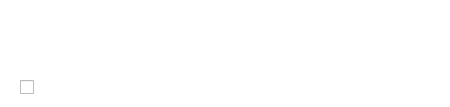
<?xml version="1.0" encoding="UTF-8"?>
<ui version="4.0">
 <class>DuplicatedNodeDialog</class>
 <widget class="QDialog" name="DuplicatedNodeDialog">
  <property name="geometry">
   <rect>
    <x>0</x>
    <y>0</y>
    <width>450</width>
    <height>103</height>
   </rect>
  </property>
  <property name="sizePolicy">
   <sizepolicy hsizetype="Fixed" vsizetype="Fixed">
    <horstretch>0</horstretch>
    <verstretch>0</verstretch>
   </sizepolicy>
  </property>
  <property name="minimumSize">
   <size>
    <width>450</width>
    <height>0</height>
   </size>
  </property>
  <property name="maximumSize">
   <size>
    <width>450</width>
    <height>16777215</height>
   </size>
  </property>
  <property name="windowTitle">
   <string notr="true"/>
  </property>
  <property name="styleSheet">
   <string notr="true">#DuplicatedNodeDialog{
background-color: white;
}

#wTitleHeader QLabel
{
    font-family: Lato;
    font-size: 13px;
    line-height: 16;
    color: #333333;
    font-weight: 400;
}

#lwNodeItems
{
    background-color: transparent;
}

#lDescription
{
    font-family: Lato;
    font-size: 16 px;
    color: #666666;
    font-weight: 600;
}

#lActionDescription
{
    font-family: Lato;
    font-size: 16 px;
    color: #333333;
    font-weight: 600;
}

#cbApplyToAll
{
    font-family: Lato;
    font-size: 13px;
    line-height: 16px;
    font-weight: 400;
    color: #3D3D3D;
}</string>
  </property>
  <layout class="QVBoxLayout" name="verticalLayout">
   <property name="spacing">
    <number>0</number>
   </property>
   <property name="sizeConstraint">
    <enum>QLayout::SetFixedSize</enum>
   </property>
   <property name="leftMargin">
    <number>0</number>
   </property>
   <property name="topMargin">
    <number>0</number>
   </property>
   <property name="rightMargin">
    <number>0</number>
   </property>
   <property name="bottomMargin">
    <number>0</number>
   </property>
   <item>
    <widget class="QWidget" name="wTitleHeader" native="true">
     <layout class="QHBoxLayout" name="horizontalLayout">
      <property name="spacing">
       <number>12</number>
      </property>
      <property name="leftMargin">
       <number>20</number>
      </property>
      <property name="topMargin">
       <number>20</number>
      </property>
      <property name="rightMargin">
       <number>12</number>
      </property>
      <property name="bottomMargin">
       <number>24</number>
      </property>
      <item>
       <widget class="QLabel" name="lIcon">
        <property name="minimumSize">
         <size>
          <width>24</width>
          <height>24</height>
         </size>
        </property>
        <property name="maximumSize">
         <size>
          <width>24</width>
          <height>24</height>
         </size>
        </property>
        <property name="text">
         <string notr="true"/>
        </property>
       </widget>
      </item>
      <item>
       <widget class="QLabel" name="lDescription">
        <property name="sizePolicy">
         <sizepolicy hsizetype="Expanding" vsizetype="Preferred">
          <horstretch>0</horstretch>
          <verstretch>0</verstretch>
         </sizepolicy>
        </property>
        <property name="text">
         <string/>
        </property>
        <property name="textFormat">
         <enum>Qt::RichText</enum>
        </property>
       </widget>
      </item>
     </layout>
    </widget>
   </item>
   <item>
    <widget class="QWidget" name="nodeItemsContainer" native="true">
     <property name="minimumSize">
      <size>
       <width>450</width>
       <height>0</height>
      </size>
     </property>
     <property name="maximumSize">
      <size>
       <width>450</width>
       <height>16777215</height>
      </size>
     </property>
     <layout class="QVBoxLayout" name="nodeItemsLayout">
      <property name="spacing">
       <number>11</number>
      </property>
      <property name="leftMargin">
       <number>0</number>
      </property>
      <property name="topMargin">
       <number>0</number>
      </property>
      <property name="rightMargin">
       <number>0</number>
      </property>
      <property name="bottomMargin">
       <number>0</number>
      </property>
     </layout>
    </widget>
   </item>
   <item>
    <spacer name="verticalSpacer">
     <property name="orientation">
      <enum>Qt::Vertical</enum>
     </property>
     <property name="sizeType">
      <enum>QSizePolicy::Fixed</enum>
     </property>
     <property name="sizeHint" stdset="0">
      <size>
       <width>0</width>
       <height>12</height>
      </size>
     </property>
    </spacer>
   </item>
   <item>
    <spacer name="verticalSpacer_2">
     <property name="orientation">
      <enum>Qt::Vertical</enum>
     </property>
     <property name="sizeHint" stdset="0">
      <size>
       <width>0</width>
       <height>0</height>
      </size>
     </property>
    </spacer>
   </item>
   <item>
    <widget class="QWidget" name="wApplyToAll" native="true">
     <layout class="QHBoxLayout" name="horizontalLayout_2">
      <property name="spacing">
       <number>0</number>
      </property>
      <property name="leftMargin">
       <number>20</number>
      </property>
      <property name="topMargin">
       <number>0</number>
      </property>
      <property name="rightMargin">
       <number>0</number>
      </property>
      <property name="bottomMargin">
       <number>12</number>
      </property>
      <item>
       <widget class="QCheckBox" name="cbApplyToAll">
        <property name="layoutDirection">
         <enum>Qt::LeftToRight</enum>
        </property>
        <property name="text">
         <string/>
        </property>
       </widget>
      </item>
     </layout>
    </widget>
   </item>
  </layout>
 </widget>
 <resources/>
 <connections/>
</ui>
